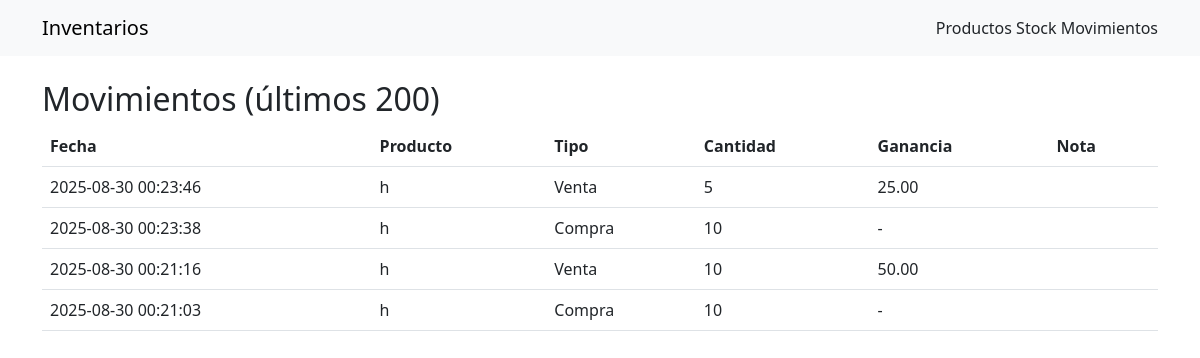
/movements, run on the app's committed database.
### app.py (models this page shows)
class Movement(db.Model):
    id = db.Column(db.Integer, primary_key=True)
    product_id = db.Column(db.Integer, db.ForeignKey('product.id'), nullable=False)
    product = db.relationship('Product', backref=db.backref('movements', lazy=True))
    quantity = db.Column(db.Integer, nullable=False)
    type = db.Column(db.String(10), nullable=False)  # 'purchase' o 'sale'
    note = db.Column(db.String(255))
    timestamp = db.Column(db.DateTime, default=datetime.utcnow)
    profit = db.Column(db.Float, default=0)  # ganancia

class Product(db.Model):
    id = db.Column(db.Integer, primary_key=True)
    name = db.Column(db.String(100), nullable=False)
    sku = db.Column(db.String(50), unique=True, nullable=True)
    stock = db.Column(db.Integer, default=0)
    cost = db.Column(db.Float, default=0)   # costo unitario
    price = db.Column(db.Float, default=0)  # precio unitario
    created_at = db.Column(db.DateTime, default=datetime.utcnow)

### app.py (the view)
@app.route('/movements')
def movements():
    movements = Movement.query.order_by(Movement.timestamp.desc()).limit(200).all()
    return render_template('movements.html', movements=movements)

### templates/movements.html
{% extends 'base.html' %}
{% block content %}
<h2>Movimientos (últimos 200)</h2>
<table class="table">
  <thead>
    <tr>
      <th>Fecha</th>
      <th>Producto</th>
      <th>Tipo</th>
      <th>Cantidad</th>
      <th>Ganancia</th>
      <th>Nota</th>
    </tr>
  </thead>
  <tbody>
    {% for m in movements %}
    <tr>
      <td>{{ m.timestamp.strftime('%Y-%m-%d %H:%M:%S') }}</td>
      <td>{{ m.product.name }}</td>
      <td>{{ 'Compra' if m.type == 'purchase' else 'Venta' }}</td>
      <td>{{ m.quantity }}</td>
      <td>
        {% if m.type == 'sale' %}
          {{ "%.2f"|format(m.profit) }}
        {% else %}
          -
        {% endif %}
      </td>
      <td>{{ m.note or '' }}</td>
    </tr>
    {% endfor %}
  </tbody>
</table>
{% endblock %}

### templates/base.html (shortened to what this page needs)
<!doctype html>
<html lang="es">
<head>
  <link href="https://cdn.jsdelivr.net/npm/bootstrap@5.3.0/dist/css/bootstrap.min.css" rel="stylesheet">
</head>
<body>
<nav class="navbar navbar-expand-lg navbar-light bg-light mb-4">
  <div class="container">
    <a class="navbar-brand" href="{{ url_for('inventory') }}">Inventarios</a>
    <div>
      <a class="nav-link d-inline" href="{{ url_for('products') }}">Productos</a>
      <a class="nav-link d-inline" href="{{ url_for('inventory') }}">Stock</a>
      <a class="nav-link d-inline" href="{{ url_for('movements') }}">Movimientos</a>
    </div>
  </div>
</nav>
<div class="container">
  {% block content %}{% endblock %}
</div>
</body>
</html>

### data on the page
Movement: timestamp "2025-08-30 00:23:46", product.name "h", type "Venta", quantity "5", profit "25.00"
Movement: timestamp "2025-08-30 00:23:38", product.name "h", type "Compra", quantity "10"
Movement: timestamp "2025-08-30 00:21:16", product.name "h", type "Venta", quantity "10", profit "50.00"
Movement: timestamp "2025-08-30 00:21:03", product.name "h", type "Compra", quantity "10"
